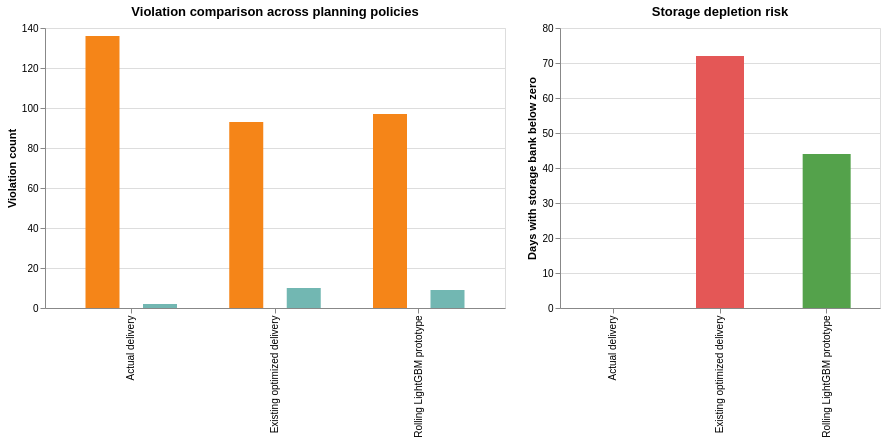

Notebook code cell kept with this figure:
### Code cell
violation_count_compare = comparison_violation_totals.loc[
    comparison_violation_totals["violation_type"] != "Any penalty day"
].copy()

violation_chart = (
    alt.Chart(violation_count_compare)
    .mark_bar(size=34)
    .encode(
        x=alt.X("strategy:N", title=None),
        y=alt.Y("violation_count:Q", title="Violation count"),
        color=alt.Color("violation_type:N", title="Violation type"),
        xOffset="violation_type:N",
        tooltip=["strategy:N", "violation_type:N", "violation_count:Q"],
    )
    .properties(width=460, height=280, title="Violation comparison across planning policies")
)

risk_chart = (
    alt.Chart(strategy_summary)
    .mark_bar(size=48)
    .encode(
        x=alt.X("strategy:N", title=None),
        y=alt.Y("balance_below_zero:Q", title="Days with storage bank below zero"),
        color=alt.Color("strategy:N", legend=None),
        tooltip=[
            "strategy:N",
            "balance_below_zero:Q",
            alt.Tooltip("mean_ending_balance:Q", format=".1f"),
            "Any penalty day:Q",
        ],
    )
    .properties(width=320, height=280, title="Storage depletion risk")
)

violation_chart | risk_chart

### Figure 1 — Vega-Lite specification as saved in the notebook (floating-point values rounded to 4 significant figures)
{"config": {"view": {"continuousWidth": 300, "continuousHeight": 300}}, "hconcat": [{"data": {"name": "data-fcd9f14356ee9c8b9cddb23cb22299ac"}, "mark": {"type": "bar", "size": 34}, "encoding": {"color": {"field": "violation_type", "title": "Violation type", "type": "nominal"}, "tooltip": [{"field": "strategy", "type": "nominal"}, {"field": "violation_type", "type": "nominal"}, {"field": "violation_count", "type": "quantitative"}], "x": {"field": "strategy", "title": null, "type": "nominal"}, "xOffset": {"field": "violation_type", "type": "nominal"}, "y": {"field": "violation_count", "title": "Violation count", "type": "quantitative"}}, "height": 280, "title": "Violation comparison across planning policies", "width": 460}, {"data": {"name": "data-42baa60f379464517dc6ccc4391a8778"}, "mark": {"type": "bar", "size": 48}, "encoding": {"color": {"field": "strategy", "legend": null, "type": "nominal"}, "tooltip": [{"field": "strategy", "type": "nominal"}, {"field": "balance_below_zero", "type": "quantitative"}, {"field": "mean_ending_balance", "format": ".1f", "type": "quantitative"}, {"field": "Any penalty day", "type": "quantitative"}], "x": {"field": "strategy", "title": null, "type": "nominal"}, "y": {"field": "balance_below_zero", "title": "Days with storage bank below zero", "type": "quantitative"}}, "height": 280, "title": "Storage depletion risk", "width": 320}], "$schema": "https://vega.github.io/schema/vega-lite/v6.1.0.json", "datasets": {"data-fcd9f14356ee9c8b9cddb23cb22299ac": [{"strategy": "Actual delivery", "violation_type": "Daily activity violation", "violation_count": 136}, {"strategy": "Actual delivery", "violation_type": "Month-end inventory violation", "violation_count": 2}, {"strategy": "Existing optimized delivery", "violation_type": "Daily activity violation", "violation_count": 93}, {"strategy": "Existing optimized delivery", "violation_type": "Month-end inventory violation", "violation_count": 10}, {"strategy": "Rolling LightGBM prototype", "violation_type": "Daily activity violation", "violation_count": 97}, {"strategy": "Rolling LightGBM prototype", "violation_type": "Month-end inventory violation", "violation_count": 9}], "data-42baa60f379464517dc6ccc4391a8778": [{"strategy": "Actual delivery", "Any penalty day": 137, "Daily activity violation": 136, "Month-end inventory violation": 2, "balance_below_zero": 0, "below_min_inventory": 0, "above_max_inventory": 2, "injection_limit_exceeded": 88, "withdrawal_limit_exceeded": 48, "mean_ending_balance": 61850.0}, {"strategy": "Existing optimized delivery", "Any penalty day": 102, "Daily activity violation": 93, "Month-end inventory violation": 10, "balance_below_zero": 72, "below_min_inventory": 10, "above_max_inventory": 0, "injection_limit_exceeded": 55, "withdrawal_limit_exceeded": 38, "mean_ending_balance": 40470.0}, {"strategy": "Rolling LightGBM prototype", "Any penalty day": 104, "Daily activity violation": 97, "Month-end inventory violation": 9, "balance_below_zero": 44, "below_min_inventory": 9, "above_max_inventory": 0, "injection_limit_exceeded": 67, "withdrawal_limit_exceeded": 30, "mean_ending_balance": 40690.0}]}}
